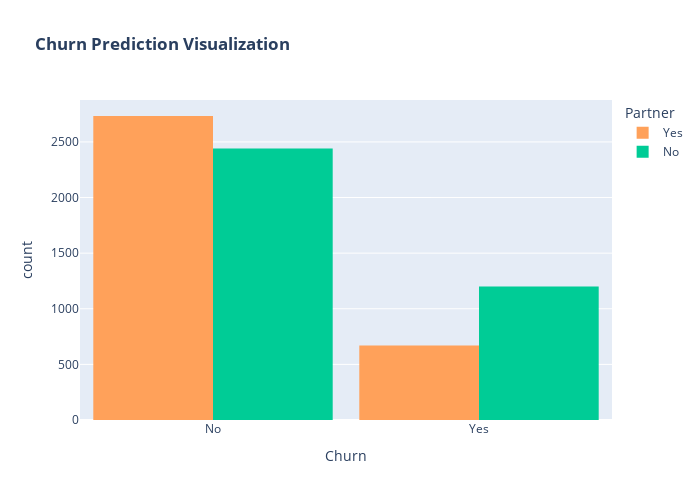

The cell this chart's notebook holds for it:
### Markdown cell above
## Partner

### Code cell
color_map = {"Yes": '#FFA15A', "No": '#00CC96'}
fig = px.histogram(df, x="Churn", color="Partner", barmode="group", title="<b>Churn Prediction Visualization</b>", color_discrete_map=color_map)
fig.update_layout(width=700, height=500, bargap=0.1)
fig.show()

### Figure 1 — Plotly figure (JSON) as saved in the notebook; plotly's stock layout.template omitted (floating-point values rounded to 4 significant figures; data arrays with more than 128 entries replaced by an {"elided": "..."} marker saying what was removed)
{"data": [{"alignmentgroup": "True", "bingroup": "x", "hovertemplate": "Partner=Yes<br>Churn=%{x}<br>count=%{y}<extra></extra>", "legendgroup": "Yes", "marker": {"color": "#FFA15A", "pattern": {"shape": ""}}, "name": "Yes", "offsetgroup": "Yes", "orientation": "v", "showlegend": true, "type": "histogram", "x": {"elided": "3402 str values"}, "xaxis": "x", "yaxis": "y"}, {"alignmentgroup": "True", "bingroup": "x", "hovertemplate": "Partner=No<br>Churn=%{x}<br>count=%{y}<extra></extra>", "legendgroup": "No", "marker": {"color": "#00CC96", "pattern": {"shape": ""}}, "name": "No", "offsetgroup": "No", "orientation": "v", "showlegend": true, "type": "histogram", "x": {"elided": "3641 str values"}, "xaxis": "x", "yaxis": "y"}], "layout": {"bargap": 0.1, "barmode": "group", "height": 500, "legend": {"title": {"text": "Partner"}, "tracegroupgap": 0}, "title": {"text": "<b>Churn Prediction Visualization</b>"}, "width": 700, "xaxis": {"anchor": "y", "domain": [0, 1], "title": {"text": "Churn"}}, "yaxis": {"anchor": "x", "domain": [0, 1], "title": {"text": "count"}}}}
